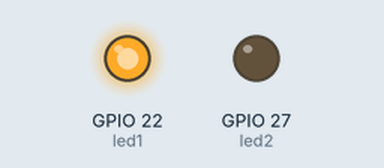
Bench run of a program on a simulated Raspberry Pi (BCM pin numbers). Parts: output pins drawn as LEDs (lit = HIGH).

Above: at 0.1 s.
Timing chart, 0 to 1.6 s (numbered marks = the images above):
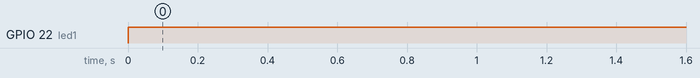

The program:

2.1.3_TouchSwitch_zero.py
```python
#!/usr/bin/env python3
from gpiozero import LED, Button  # Import LED and Button classes from gpiozero
from time import sleep  # Import sleep for delay

# Initialize touch sensor (Button) on GPIO pin 17, pull-up resistor disabled
touch_sensor = Button(17, pull_up=False)  # Suitable for sensors that pull the pin low when pressed

# Initialize LED1 and LED2 connected to GPIO pins 22 and 27 respectively
led1 = LED(22)  # LED1 connected to GPIO pin 22
led2 = LED(27)  # LED2 connected to GPIO pin 27

try:
    # Continuously monitor the state of the touch sensor and control LEDs accordingly
    while True:
        if touch_sensor.is_pressed:  # Check if the touch sensor is pressed
            print('You touch it!')  # Output message indicating sensor activation
            led1.off()  # Turn off LED1
            led2.on()   # Turn on LED2
        else:  # If the sensor is not pressed
            led1.on()   # Turn on LED1
            led2.off()  # Turn off LED2

        sleep(0.5)  # Pause for 0.5 seconds before rechecking the sensor state

except KeyboardInterrupt:
    # Handle a keyboard interrupt (Ctrl+C) for a clean exit from the loop
    pass
```

Measured:
- by itself, GPIO 22 (led1): LOW → HIGH at 0.00 s
